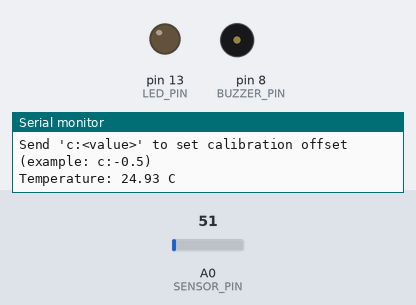
The sketch below on a simulated Arduino Uno, built with avr-gcc and run on an emulated ATmega328P. Parts: output pins drawn as LEDs (lit = HIGH), buzzer (waves = sounding, pin HIGH), the last lines printed to the serial monitor. Inputs (shaded band) come from the test bench; at power-on: A0 (SENSOR_PIN) = 51.

Above: at 1.3 s.
1.4 s: A0 (SENSOR_PIN) set to 76
3.2 s: A0 (SENSOR_PIN) set to 91
At 4.5 s:
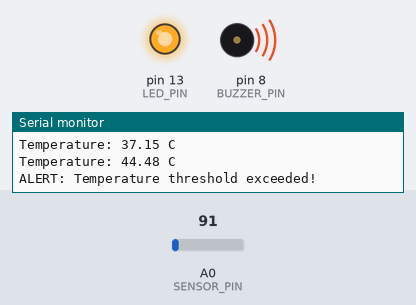
Timing chart, 0 to 7.3 s (numbered marks = the images above; inputs shaded):
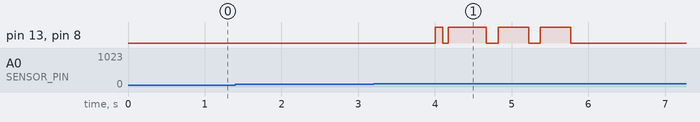

The sketch:

temperature_monitor.ino
```cpp
/*
  Temperature Monitoring & Alert System
  Author: Dhanush K
  Date: 2025
  MCU: ATmega328P (Arduino Uno/Nano)
  Sensor: LM35 (default) OR NTC (optional)
*/

#include <Arduino.h>

// -------- CONFIG -----------
#define SENSOR_PIN A0
#define BUZZER_PIN 8      // digital pin to drive transistor base (via resistor)
#define LED_PIN 13        // optional LED for alarm
#define BAUD_RATE 9600

// Choose sensor type: uncomment LM35 or NTC
#define SENSOR_LM35
// #define SENSOR_NTC

// Threshold: in Celsius
float TEMP_THRESHOLD_C = 40.0;  // change as needed

// Calibration offset (if your sensor reads a bit high/low)
float calibration_offset = 0.0;

// Timing
unsigned long lastPrint = 0;
const unsigned long PRINT_INTERVAL = 1000; // ms

// Hysteresis to avoid chattering
const float HYSTERESIS = 1.0; // degrees C

// ---------- SETUP ----------
void setup() {
  pinMode(BUZZER_PIN, OUTPUT);
  digitalWrite(BUZZER_PIN, LOW);
  pinMode(LED_PIN, OUTPUT);
  digitalWrite(LED_PIN, LOW);

  Serial.begin(BAUD_RATE);
  while (!Serial) {
    ; // wait for serial
  }
  Serial.println(F("Temperature Monitoring & Alert System"));
  Serial.print(F("Sensor pin: A0, Buzzer pin: "));
  Serial.println(BUZZER_PIN);
  Serial.print(F("Threshold = "));
  Serial.print(TEMP_THRESHOLD_C);
  Serial.println(F("C"));
  Serial.println(F("Send 't:<value>' to set threshold (example: t:37.5)"));
  Serial.println(F("Send 'c:<value>' to set calibration offset (example: c:-0.5)"));
}

// ---------- HELPER FUNCTIONS ----------
float readTemperatureC() {
#ifdef SENSOR_LM35
  // LM35: Vout = 10mV per °C. ADC (10-bit) => 1023 => 5V
  int raw = analogRead(SENSOR_PIN);
  float voltage = (raw * 5.0) / 1023.0; // V
  float tempC = voltage * 100.0; // 10mV per °C -> multiply by 100
  tempC += calibration_offset;
  return tempC;
#elif defined(SENSOR_NTC)
  // Example for simple NTC divider (user must adjust R and Beta)
  const float R_FIXED = 10000.0; // fixed resistor in ohms
  const float BETA = 3950.0;     // Beta of the thermistor
  const float T0 = 298.15;       // 25C in Kelvin
  const float R0 = 10000.0;      // resistance at 25C (in ohms)
  int raw = analogRead(SENSOR_PIN);
  float vout = (raw * 5.0) / 1023.0;
  float rntc = (R_FIXED * vout) / (5.0 - vout);
  float tempK = 1.0 / ( (1.0 / T0) + (1.0 / BETA) * log(rntc / R0) );
  float tempC = tempK - 273.15;
  tempC += calibration_offset;
  return tempC;
#else
  return 0.0;
#endif
}

void buzzerBeep(unsigned int ms) {
  digitalWrite(BUZZER_PIN, HIGH);
  digitalWrite(LED_PIN, HIGH);
  delay(ms);
  digitalWrite(BUZZER_PIN, LOW);
  digitalWrite(LED_PIN, LOW);
}

void successTone() {
  // two short beeps
  buzzerBeep(100);
  delay(70);
  buzzerBeep(100);
}

void failTone() {
  // long beep
  buzzerBeep(600);
}

// parse simple serial commands
void checkSerialCommands() {
  if (Serial.available()) {
    String line = Serial.readStringUntil('\n');
    line.trim();
    if (line.length() == 0) return;

    // set threshold: t:37.5
    if (line.startsWith("t:") || line.startsWith("T:")) {
      String v = line.substring(2);
      float val = v.toFloat();
      if (val != 0.0 || v == "0" || v == "0.0") {
        TEMP_THRESHOLD_C = val;
        Serial.print(F("Threshold set to: "));
        Serial.print(TEMP_THRESHOLD_C);
        Serial.println(F(" C"));
      } else {
        Serial.println(F("Invalid threshold value"));
      }
    } else if (line.startsWith("c:") || line.startsWith("C:")) {
      String v = line.substring(2);
      float val = v.toFloat();
      calibration_offset = val;
      Serial.print(F("Calibration offset set to: "));
      Serial.print(calibration_offset);
      Serial.println(F(" C"));
    } else {
      Serial.print(F("Unknown command: "));
      Serial.println(line);
    }
  }
}

// ---------- MAIN LOOP ----------
bool alertActive = false;
void loop() {
  unsigned long now = millis();
  if (now - lastPrint >= PRINT_INTERVAL) {
    lastPrint = now;
    float tempC = readTemperatureC();
    Serial.print(F("Temperature: "));
    Serial.print(tempC, 2);
    Serial.println(F(" C"));

    // Alerting with hysteresis
    if (!alertActive && tempC >= TEMP_THRESHOLD_C) {
      // trigger alert
      Serial.println(F("ALERT: Temperature threshold exceeded!"));
      successTone(); // short confirmation before long alert
      alertActive = true;
      // continuous beep until temp drops below threshold - HYSTERESIS
      for (int i = 0; i < 3; ++i) { // beep 3 times as persistent notification
        buzzerBeep(400);
        delay(150);
      }
    } else if (alertActive && tempC < (TEMP_THRESHOLD_C - HYSTERESIS)) {
      // clear alert
      Serial.println(F("INFO: Temperature back to normal range."));
      failTone(); // short clear tone
      alertActive = false;
    }
  }

  // non-blocking check for serial commands
  checkSerialCommands();
}
```

Measured:
- the behaviour switches between 81 and 82 on A0 (SENSOR_PIN) (found by bisection; images 0 and 1)
